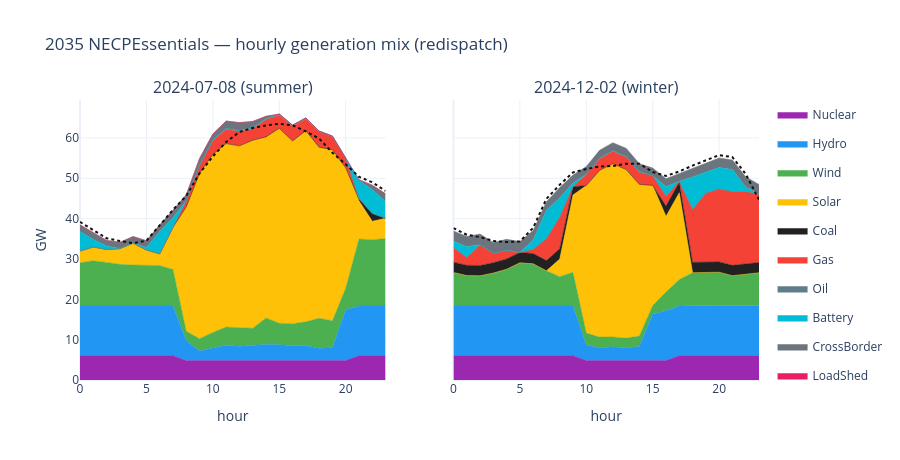

Here is the notebook cell this chart was saved with:
### Markdown cell above
## Part I — 2035 dispatch and network state

### Hourly generation mix
Redispatched generation by fuel across the day. Note the extreme 2035 midday solar (exceeds load),
curtailed and exported, and the reservoir-hydro / wind backbone overnight.

### Code cell
fig = make_subplots(rows=1, cols=len(DAYS), shared_yaxes=True,
                    subplot_titles=[DAY_LABEL[d] for d in DAYS])
order = ['Nuclear','Hydro','Wind','Solar','Biomass','Coal','Gas','Oil','Battery','CrossBorder','LoadShed']
for ci, d in enumerate(DAYS, start=1):
    sub = fuel[fuel['date'] == d]
    piv = sub.pivot_table(index='hour', columns='fuel', values='dispatch_mw', aggfunc='sum').fillna(0)
    for f in order:
        if f not in piv.columns:
            continue
        y = piv[f].clip(lower=0) / 1000.0
        if y.abs().sum() < 1e-6:
            continue
        fig.add_trace(go.Scatter(x=piv.index, y=y, name=f, legendgroup=f,
                                 showlegend=(ci == 1), stackgroup='mix',
                                 mode='lines', line=dict(width=0.5, color=FUEL_COLORS.get(f, '#999')),
                                 fillcolor=FUEL_COLORS.get(f, '#999')), row=1, col=ci)
    ld = summary[summary['date'] == d].sort_values('hour')
    fig.add_trace(go.Scatter(x=ld['hour'], y=ld['total_load_mw'] / 1000.0, name='load',
                             legendgroup='load', showlegend=(ci == 1), mode='lines',
                             line=dict(color='#111', width=2, dash='dot')), row=1, col=ci)
    fig.update_xaxes(title_text='hour', row=1, col=ci)
fig.update_yaxes(title_text='GW', row=1, col=1)
fig.update_layout(title='2035 NECPEssentials — hourly generation mix (redispatch)',
                  height=460, hovermode='x unified')
save_plotly(fig, 'mix_2035.html'); fig.show()

### Figure 1 — Plotly figure (JSON) as saved in the notebook; plotly's stock layout.template omitted (floating-point values rounded to 4 significant figures)
{"data": [{"fillcolor": "#9C27B0", "legendgroup": "Nuclear", "line": {"color": "#9C27B0", "width": 0.5}, "mode": "lines", "name": "Nuclear", "showlegend": true, "stackgroup": "mix", "type": "scatter", "x": [0, 1, 2, 3, 4, 5, 6, 7, 8, 9, 10, 11, 12, 13, 14, 15, 16, 17, 18, 19, 20, 21, 22, 23], "xaxis": "x", "y": [6.034, 6.034, 6.034, 6.034, 6.034, 6.034, 6.034, 6.034, 4.827, 4.827, 4.827, 4.827, 4.827, 4.827, 4.827, 4.827, 4.827, 4.827, 4.827, 4.827, 4.827, 6.034, 6.034, 6.034], "yaxis": "y"}, {"fillcolor": "#2196F3", "legendgroup": "Hydro", "line": {"color": "#2196F3", "width": 0.5}, "mode": "lines", "name": "Hydro", "showlegend": true, "stackgroup": "mix", "type": "scatter", "x": [0, 1, 2, 3, 4, 5, 6, 7, 8, 9, 10, 11, 12, 13, 14, 15, 16, 17, 18, 19, 20, 21, 22, 23], "xaxis": "x", "y": [12.33, 12.33, 12.33, 12.33, 12.33, 12.33, 12.33, 12.33, 4.935, 2.358, 3.124, 3.792, 3.559, 3.827, 3.991, 3.939, 3.676, 3.652, 3.067, 3.162, 12.56, 12.33, 12.33, 12.33], "yaxis": "y"}, {"fillcolor": "#4CAF50", "legendgroup": "Wind", "line": {"color": "#4CAF50", "width": 0.5}, "mode": "lines", "name": "Wind", "showlegend": true, "stackgroup": "mix", "type": "scatter", "x": [0, 1, 2, 3, 4, 5, 6, 7, 8, 9, 10, 11, 12, 13, 14, 15, 16, 17, 18, 19, 20, 21, 22, 23], "xaxis": "x", "y": [10.7, 11.19, 10.78, 10.32, 10.13, 10.14, 10.0, 9.027, 2.321, 3.046, 3.853, 4.509, 4.638, 4.167, 6.558, 5.308, 5.45, 5.932, 7.437, 6.698, 5.327, 16.55, 16.42, 16.68], "yaxis": "y"}, {"fillcolor": "#FFC107", "legendgroup": "Solar", "line": {"color": "#FFC107", "width": 0.5}, "mode": "lines", "name": "Solar", "showlegend": true, "stackgroup": "mix", "type": "scatter", "x": [0, 1, 2, 3, 4, 5, 6, 7, 8, 9, 10, 11, 12, 13, 14, 15, 16, 17, 18, 19, 20, 21, 22, 23], "xaxis": "x", "y": [2.91, 3.42, 3.208, 3.89, 5.436, 3.718, 2.906, 10.44, 30.82, 41.0, 44.16, 45.46, 45.01, 46.59, 44.88, 48.31, 45.27, 47.39, 42.36, 42.4, 29.87, 9.524, 4.54, 5.05], "yaxis": "y"}, {"fillcolor": "#212121", "legendgroup": "Coal", "line": {"color": "#212121", "width": 0.5}, "mode": "lines", "name": "Coal", "showlegend": true, "stackgroup": "mix", "type": "scatter", "x": [0, 1, 2, 3, 4, 5, 6, 7, 8, 9, 10, 11, 12, 13, 14, 15, 16, 17, 18, 19, 20, 21, 22, 23], "xaxis": "x", "y": [0.0, 0.0, 0.0, 0.0, 0.0, 0.0, 0.0, 0.0, 0.0, 0.0, 0.0, 0.0, 0.0, 0.0, 0.0, 0.0, 0.0, 0.0, 0.0, 0.0, 0.0, 0.5116, 1.92, 0.0], "yaxis": "y"}, {"fillcolor": "#F44336", "legendgroup": "Gas", "line": {"color": "#F44336", "width": 0.5}, "mode": "lines", "name": "Gas", "showlegend": true, "stackgroup": "mix", "type": "scatter", "x": [0, 1, 2, 3, 4, 5, 6, 7, 8, 9, 10, 11, 12, 13, 14, 15, 16, 17, 18, 19, 20, 21, 22, 23], "xaxis": "x", "y": [0.0, 0.0, 0.0, 0.0, 0.0, 0.0, 0.0, 0.0, 1.54, 1.974, 3.363, 3.551, 3.592, 2.867, 4.284, 3.231, 3.677, 2.938, 3.844, 3.254, 2.351, 0.0341, 0.0344, 0.002], "yaxis": "y"}, {"fillcolor": "#607D8B", "legendgroup": "Oil", "line": {"color": "#607D8B", "width": 0.5}, "mode": "lines", "name": "Oil", "showlegend": true, "stackgroup": "mix", "type": "scatter", "x": [0, 1, 2, 3, 4, 5, 6, 7, 8, 9, 10, 11, 12, 13, 14, 15, 16, 17, 18, 19, 20, 21, 22, 23], "xaxis": "x", "y": [0.0, 0.0, 0.0, 0.0, 0.0, 0.0, 0.0, 0.0, 0.0, 0.0601, 0.1675, 0.2055, 0.1914, 0.2283, 0.2677, 0.2775, 0.2472, 0.2092, 0.1536, 0.1226, 0.0341, 0.0, 0.0, 0.0], "yaxis": "y"}, {"fillcolor": "#00BCD4", "legendgroup": "Battery", "line": {"color": "#00BCD4", "width": 0.5}, "mode": "lines", "name": "Battery", "showlegend": true, "stackgroup": "mix", "type": "scatter", "x": [0, 1, 2, 3, 4, 5, 6, 7, 8, 9, 10, 11, 12, 13, 14, 15, 16, 17, 18, 19, 20, 21, 22, 23], "xaxis": "x", "y": [4.861, 1.824, 0.8797, 0.0, 0.0, 0.6227, 5.504, 2.41, 0.0, 0.0, 0.0, 0.0, 0.0, 0.0, 0.0, 0.0, 0.0, 0.0, 0.0, 0.0, 0.0, 4.435, 5.875, 4.151], "yaxis": "y"}, {"fillcolor": "#6C757D", "legendgroup": "CrossBorder", "line": {"color": "#6C757D", "width": 0.5}, "mode": "lines", "name": "CrossBorder", "showlegend": true, "stackgroup": "mix", "type": "scatter", "x": [0, 1, 2, 3, 4, 5, 6, 7, 8, 9, 10, 11, 12, 13, 14, 15, 16, 17, 18, 19, 20, 21, 22, 23], "xaxis": "x", "y": [1.623, 1.666, 1.367, 1.546, 1.607, 1.663, 1.654, 1.813, 1.466, 1.645, 1.486, 1.834, 1.97, 1.561, 0.535, 0.0, 0.0, 0.0, 0.0, 0.0, 0.0, 0.2268, 1.137, 1.888], "yaxis": "y"}, {"fillcolor": "#E91E63", "legendgroup": "LoadShed", "line": {"color": "#E91E63", "width": 0.5}, "mode": "lines", "name": "LoadShed", "showlegend": true, "stackgroup": "mix", "type": "scatter", "x": [0, 1, 2, 3, 4, 5, 6, 7, 8, 9, 10, 11, 12, 13, 14, 15, 16, 17, 18, 19, 20, 21, 22, 23], "xaxis": "x", "y": [0.0, 0.0, 0.0, 0.0, 0.0, 0.0, 0.0, 0.0, 0.0, 0.0, 0.0, 0.0094, 0.0232, 0.0287, 0.0323, 0.0344, 0.0324, 0.0239, 0.0142, 0.0, 0.0, 0.0, 0.0, 0.0], "yaxis": "y"}, {"legendgroup": "load", "line": {"color": "#111", "dash": "dot", "width": 2}, "mode": "lines", "name": "load", "showlegend": true, "type": "scatter", "x": [0, 1, 2, 3, 4, 5, 6, 7, 8, 9, 10, 11, 12, 13, 14, 15, 16, 17, 18, 19, 20, 21, 22, 23], "xaxis": "x", "y": [39.17, 37.18, 35.14, 34.46, 33.9, 34.51, 38.43, 42.17, 45.65, 51.22, 55.41, 59.0, 61.48, 62.45, 63.11, 63.49, 63.12, 61.6, 59.86, 56.31, 53.49, 50.36, 49.01, 46.86], "yaxis": "y"}, {"fillcolor": "#9C27B0", "legendgroup": "Nuclear", "line": {"color": "#9C27B0", "width": 0.5}, "mode": "lines", "name": "Nuclear", "showlegend": false, "stackgroup": "mix", "type": "scatter", "x": [0, 1, 2, 3, 4, 5, 6, 7, 8, 9, 10, 11, 12, 13, 14, 15, 16, 17, 18, 19, 20, 21, 22, 23], "xaxis": "x2", "y": [6.034, 6.034, 6.034, 6.034, 6.034, 6.034, 6.034, 6.034, 6.034, 6.034, 4.827, 4.827, 4.827, 4.827, 4.827, 4.827, 4.827, 6.034, 6.034, 6.034, 6.034, 6.034, 6.034, 6.034], "yaxis": "y2"}, {"fillcolor": "#2196F3", "legendgroup": "Hydro", "line": {"color": "#2196F3", "width": 0.5}, "mode": "lines", "name": "Hydro", "showlegend": false, "stackgroup": "mix", "type": "scatter", "x": [0, 1, 2, 3, 4, 5, 6, 7, 8, 9, 10, 11, 12, 13, 14, 15, 16, 17, 18, 19, 20, 21, 22, 23], "xaxis": "x2", "y": [12.33, 12.33, 12.33, 12.33, 12.33, 12.33, 12.33, 12.33, 12.33, 12.33, 3.823, 3.118, 3.429, 3.073, 3.507, 11.54, 12.33, 12.32, 12.35, 12.35, 12.34, 12.35, 12.34, 12.34], "yaxis": "y2"}, {"fillcolor": "#4CAF50", "legendgroup": "Wind", "line": {"color": "#4CAF50", "width": 0.5}, "mode": "lines", "name": "Wind", "showlegend": false, "stackgroup": "mix", "type": "scatter", "x": [0, 1, 2, 3, 4, 5, 6, 7, 8, 9, 10, 11, 12, 13, 14, 15, 16, 17, 18, 19, 20, 21, 22, 23], "xaxis": "x2", "y": [8.293, 7.513, 7.465, 8.135, 9.08, 10.68, 10.43, 8.688, 7.236, 8.316, 2.971, 2.684, 2.425, 2.479, 2.549, 2.088, 4.625, 6.533, 8.223, 8.219, 8.338, 7.482, 7.767, 8.203], "yaxis": "y2"}, {"fillcolor": "#FFC107", "legendgroup": "Solar", "line": {"color": "#FFC107", "width": 0.5}, "mode": "lines", "name": "Solar", "showlegend": false, "stackgroup": "mix", "type": "scatter", "x": [0, 1, 2, 3, 4, 5, 6, 7, 8, 9, 10, 11, 12, 13, 14, 15, 16, 17, 18, 19, 20, 21, 22, 23], "xaxis": "x2", "y": [0.0, 0.0, 0.0, 0.0, 0.0, 0.0, 0.0, 0.0, 4.368, 19.2, 36.57, 41.32, 42.94, 41.77, 37.6, 29.78, 18.79, 21.54, 0.0, 0.0, 0.0, 0.0, 0.0, 0.0], "yaxis": "y2"}, {"fillcolor": "#212121", "legendgroup": "Coal", "line": {"color": "#212121", "width": 0.5}, "mode": "lines", "name": "Coal", "showlegend": false, "stackgroup": "mix", "type": "scatter", "x": [0, 1, 2, 3, 4, 5, 6, 7, 8, 9, 10, 11, 12, 13, 14, 15, 16, 17, 18, 19, 20, 21, 22, 23], "xaxis": "x2", "y": [2.553, 2.553, 2.553, 2.553, 2.553, 2.553, 2.553, 2.553, 2.553, 2.042, 0.0, 0.0, 0.0, 0.0, 0.0, 0.0, 2.553, 2.553, 2.553, 2.553, 2.553, 2.553, 2.553, 2.553], "yaxis": "y2"}, {"fillcolor": "#F44336", "legendgroup": "Gas", "line": {"color": "#F44336", "width": 0.5}, "mode": "lines", "name": "Gas", "showlegend": false, "stackgroup": "mix", "type": "scatter", "x": [0, 1, 2, 3, 4, 5, 6, 7, 8, 9, 10, 11, 12, 13, 14, 15, 16, 17, 18, 19, 20, 21, 22, 23], "xaxis": "x2", "y": [3.613, 1.937, 5.145, 2.361, 2.19, 0.0, 1.071, 5.437, 7.866, 0.0155, 2.774, 2.913, 3.078, 3.145, 3.007, 2.37, 2.509, 0.2533, 13.14, 17.23, 18.09, 18.3, 18.0, 16.89], "yaxis": "y2"}, {"fillcolor": "#607D8B", "legendgroup": "Oil", "line": {"color": "#607D8B", "width": 0.5}, "mode": "lines", "name": "Oil", "showlegend": false, "stackgroup": "mix", "type": "scatter", "x": [0, 1, 2, 3, 4, 5, 6, 7, 8, 9, 10, 11, 12, 13, 14, 15, 16, 17, 18, 19, 20, 21, 22, 23], "xaxis": "x2", "y": [0.0, 0.0, 0.0, 0.0, 0.0, 0.0, 0.0, 0.0, 0.0, 0.0, 0.0559, 0.1057, 0.1264, 0.1202, 0.1059, 0.0237, 0.0, 0.0, 0.0, 0.0, 0.0, 0.0, 0.0, 0.0], "yaxis": "y2"}, {"fillcolor": "#00BCD4", "legendgroup": "Battery", "line": {"color": "#00BCD4", "width": 0.5}, "mode": "lines", "name": "Battery", "showlegend": false, "stackgroup": "mix", "type": "scatter", "x": [0, 1, 2, 3, 4, 5, 6, 7, 8, 9, 10, 11, 12, 13, 14, 15, 16, 17, 18, 19, 20, 21, 22, 23], "xaxis": "x2", "y": [1.613, 2.668, 0.0, 0.0, 0.0, 0.0, 2.255, 7.005, 4.719, 0.8835, 0.0, 0.0, 0.0, 0.0, 0.0, 0.0, 2.288, 0.0, 8.028, 5.046, 5.286, 5.434, 1.124, 0.0], "yaxis": "y2"}, {"fillcolor": "#6C757D", "legendgroup": "CrossBorder", "line": {"color": "#6C757D", "width": 0.5}, "mode": "lines", "name": "CrossBorder", "showlegend": false, "stackgroup": "mix", "type": "scatter", "x": [0, 1, 2, 3, 4, 5, 6, 7, 8, 9, 10, 11, 12, 13, 14, 15, 16, 17, 18, 19, 20, 21, 22, 23], "xaxis": "x2", "y": [2.5, 2.541, 2.654, 2.646, 2.687, 2.7, 2.364, 2.15, 2.577, 1.96, 1.899, 1.971, 1.988, 2.005, 2.012, 1.923, 1.988, 1.943, 2.116, 2.293, 2.393, 2.386, 2.525, 2.435], "yaxis": "y2"}, {"legendgroup": "load", "line": {"color": "#111", "dash": "dot", "width": 2}, "mode": "lines", "name": "load", "showlegend": false, "type": "scatter", "x": [0, 1, 2, 3, 4, 5, 6, 7, 8, 9, 10, 11, 12, 13, 14, 15, 16, 17, 18, 19, 20, 21, 22, 23], "xaxis": "x2", "y": [37.64, 36.0, 35.41, 34.46, 34.18, 34.35, 37.71, 44.91, 48.39, 51.46, 52.31, 52.91, 53.04, 53.59, 53.62, 51.55, 50.58, 51.69, 53.15, 54.42, 55.75, 55.24, 51.06, 44.7], "yaxis": "y2"}], "layout": {"annotations": [{"font": {"size": 16}, "showarrow": false, "text": "2024-07-08 (summer)", "x": 0.225, "xanchor": "center", "xref": "paper", "y": 1, "yanchor": "bottom", "yref": "paper"}, {"font": {"size": 16}, "showarrow": false, "text": "2024-12-02 (winter)", "x": 0.775, "xanchor": "center", "xref": "paper", "y": 1, "yanchor": "bottom", "yref": "paper"}], "height": 460, "hovermode": "x unified", "title": {"text": "2035 NECPEssentials — hourly generation mix (redispatch)"}, "xaxis": {"anchor": "y", "domain": [0, 0.45], "title": {"text": "hour"}}, "xaxis2": {"anchor": "y2", "domain": [0.55, 1], "title": {"text": "hour"}}, "yaxis": {"anchor": "x", "domain": [0, 1], "title": {"text": "GW"}}, "yaxis2": {"anchor": "x2", "domain": [0, 1], "matches": "y", "showticklabels": false}}}
